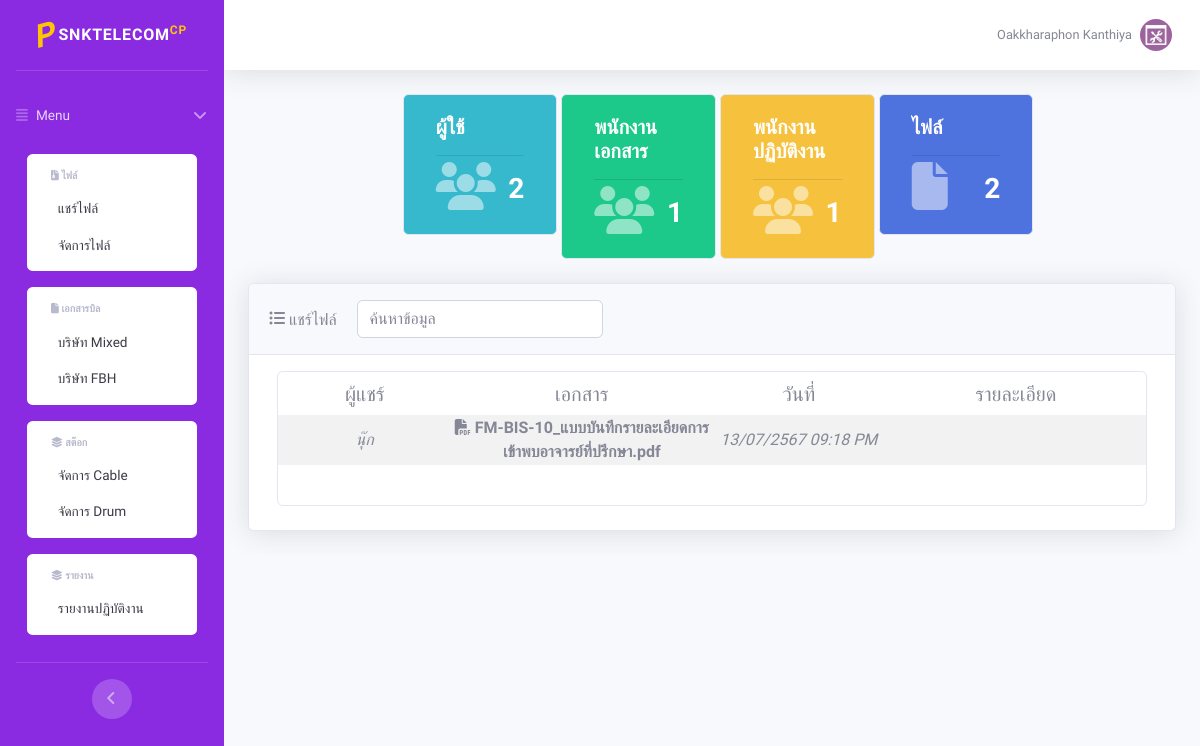
The app's page / (signed in) with its own data.
### tables this page shows
CREATE TABLE `users` (
  `user_id` int(4) NOT NULL,
  `username` varchar(100) NOT NULL,
  `passW` varchar(100) DEFAULT NULL,
  `lv` char(1) NOT NULL DEFAULT '1' COMMENT '0=admin,1=เจ้าของ,2=พนักงานเอกสาร,3=พนักงานปฏิบัติงาน',
  `status` char(1) NOT NULL DEFAULT '1' COMMENT '1=ใช้งาน,0=แบน',
  `users_date` datetime NOT NULL DEFAULT current_timestamp() ON UPDATE current_timestamp(),
  `employee_id` int(4) NOT NULL
);

CREATE TABLE `employee` (
  `employee_id` int(4) NOT NULL,
  `employee_name` varchar(100) NOT NULL,
  `employee_lastname` varchar(100) NOT NULL,
  `employee_age` int(2) NOT NULL,
  `employee_phone` varchar(10) NOT NULL,
  `employee_salary` double(8,2) NOT NULL,
  `employee_email` varchar(100) NOT NULL,
  `employee_position` int(1) NOT NULL,
  `employee_date` datetime NOT NULL DEFAULT current_timestamp() ON UPDATE current_timestamp()
);

CREATE TABLE `files` (
  `files_id` int(5) NOT NULL,
  `name` varchar(200) NOT NULL,
  `description` text NOT NULL,
  `user_id` int(4) NOT NULL,
  `folder_id` int(5) NOT NULL,
  `file_type` varchar(50) NOT NULL,
  `file_path` text NOT NULL,
  `is_public` tinyint(1) DEFAULT 0,
  `files_date` datetime NOT NULL DEFAULT current_timestamp()
);

### home.php (the view, shortened to what this page needs)
<div class="container-fluid">
	<div class="containe-fluid">
		<?php include('connect.php');
		$files = $con->query("SELECT f.*, e.employee_name as uname
                      FROM files f
                      INNER JOIN users u ON u.user_id = f.user_id
                      INNER JOIN employee e ON e.employee_id = u.employee_id
                      WHERE f.is_public = 1
                      ORDER BY DATE(f.files_date) DESC");
		?>
		<div class="row">
			<div class="col-lg-12">
				<div class="card col-md-2 offset-2 bg-info float-left">
					<div class="card-body text-white">
						<h5><b>ผู้ใช้</b></h5>
						<hr>
						<span class="card-icon"><i class="fa fa-users"></i></span>
						<h3 class="text-right"><b>
								<?php
								$stmt = $con->query('SELECT * FROM users');
								echo $stmt->rowCount();
								?>
							</b></h3>
					</div>
				</div>
				<div class="card col-md-2 bg-success offset-2 ml-1 float-left">
					<div class="card-body text-white">
						<h5><b>พนักงานเอกสาร</b></h5>
						<hr>
						<span class="card-icon"><i class="fa fa-users"></i></span>
						<h3 class="text-right"><b>
								<?php
								$stmt = $con->query("SELECT * FROM employee WHERE employee_position = 'พนักงานเอกสาร'");
								echo $stmt->rowCount();
								?>
							</b></h3>
					</div>
				</div>
				<div class="card col-md-2 bg-warning offset-2 ml-1 float-left">
					<div class="card-body text-white">
						<h5><b>พนักงานปฏิบัติงาน</b></h5>
						<hr>
						<span class="card-icon"><i class="fa fa-users"></i></span>
						<h3 class="text-right"><b>
								<?php
								$stmt = $con->query("SELECT * FROM employee WHERE employee_position = 'พนักงานปฏิบัติงาน'");
								echo $stmt->rowCount();
								?>
							</b></h3>
					</div>
				</div>
				<div class="card col-md-2 bg-primary offset-2 ml-1 float-left">
					<div class="card-body text-white">
						<h5><b>ไฟล์</b></h5>
						<hr>
						<span class="card-icon"><i class="fa fa-file"></i></span>
						<h3 class="text-right"><b>
								<?php
								$stmt = $con->query('SELECT * FROM files');
								echo $stmt->rowCount();
								?>
							</b></h3>
					</div>
				</div>
			</div>
		</div>&nbsp;
		<div class="card shadow mb-4">
			<div class="card-header py-3">
				<i class="fa fa-list-ul" aria-hidden="true"></i>&nbsp;แชร์ไฟล์
				<form class="d-none d-sm-inline-block form-inline mr-auto ml-md-3 my-2 my-md-0 mw-100 navbar-search">
					<div class="input-group">
						<input type="text" class="form-control" id="search" aria-label="Small" aria-describedby="inputGroup-sizing-sm" placeholder="ค้นหาข้อมูล">
					</div>
				</form>
			</div>
			<div class="row mt-3 ml-3 mr-3">
				<div class="col-md-12">
					<div class="card border h-100">
						<table width="100%" class="table-striped">
							<thead>
								<tr>
									<th style="padding-top: 10px;" width="20%" scope="col">
										<h5>ผู้แชร์</h5>
									</th>
									<th style="padding-top: 10px;" width="30%" scope="col">
										<h5>เอกสาร</h5>
									</th>
									<th style="padding-top: 10px;" width="20%" scope="col">
										<h5>วันที่</h5>
									</th>
									<th style="padding-top: 10px;" width="30%" scope="col">
										<h5>รายละเอียด</h5>
									</th>
								</tr>
							</thead>
							<?php
							while ($row = $files->fetch(PDO::FETCH_ASSOC)) :
								$name = explode(' ||', $row['name']);
								$name = isset($name[1]) ? $name[0] . " (" . $name[1] . ")." . $row['file_type'] : $name[0] . "." . $row['file_type'];
								$pdf_arr = array('pdf', 'ps', 'eps', 'prn');
								$icon = 'fa-file';
								if (in_array(strtolower($row['file_type']), $pdf_arr))
									$icon = 'fa-file-pdf';
							?>
								<tr class='file-item' data-id="<?php echo $row['files_id'] ?>" data-name="<?php echo $name ?>">
									<td><i class="to_file"><?php echo ucwords($row['uname']) ?></i></td>
									<td>
										<span><i class="fa <?php echo $icon ?>"></i></span><b class="to_file"> <?php echo $name ?></b>
									</td>
									<td><i class="to_file"><?php
															$timestamp = strtotime($row['files_date']);
															$year_buddhist = date('Y', $timestamp) + 543;
															$date_buddhist = date('d/m/', $timestamp) . $year_buddhist . date(' h:i A', $timestamp);
															echo $date_buddhist; ?></i></td>
									<td><i class="to_file"><?php echo $row['description'] ?></i></td>
								</tr>
							<?php endwhile; ?>
						</table>
						<div class="pagination-container">
						</div>
					</div>
				</div>
			</div>
		</div>
	</div>
</div>

### header.php (shortened to what this page needs)
<!DOCTYPE html>
<html lang="en">
<head>
  <link href="https://cdnjs.cloudflare.com/ajax/libs/font-awesome/6.5.2/css/all.min.css" rel="stylesheet" type="text/css">
  <link href="css/sb-admin-2.min.css" rel="stylesheet">
  <link href="css/styles.css" rel="stylesheet">
</head>
<body id="page-top">
  <div id="wrapper">
    <ul class="navbar-nav bg-gradient-purple sidebar sidebar-dark accordion" id="accordionSidebar">
      <a class="sidebar-brand d-flex align-items-center justify-content-center" href="index.php?page=<?= base64_encode('home') ?>">
        <div class="sidebar-brand-icon rotate-n-15">
          <i class="warning">P</i>
        </div>
        <div class="sidebar-brand-text mx-1">snktelecom<sup class="warning">CP</sup></div>
      </a>
      <hr class="sidebar-divider">
      <li class="nav-item">
        <a class="nav-link" href="#" data-toggle="collapse" data-target="#collapseTwo" aria-expanded="true" aria-controls="collapseTwo">
          <i class="fas fa-align-justify"></i>
          <span>Menu</span>
        </a>
        <div id="collapseTwo" class="collapse show bg-gradient-purple2" aria-labelledby="headingTwo" data-parent="#accordionSidebar">
          <div class="bg-white py-2 collapse-inner rounded">
            <h6 class="collapse-header collapseTwo"><i class="fa-solid fa-file-zipper"></i> ไฟล์</h6>
            <a class="collapse-item " href="index.php?page=<?= base64_encode('home') ?>">&nbsp; แชร์ไฟล์</a>
            <?php
            if ($_SESSION["lv"] == 0 || $_SESSION["lv"] == 1 || $_SESSION["lv"] == 2) {
            ?>
              <a class="collapse-item " href="index.php?page=<?= base64_encode('files/files') ?>">&nbsp; จัดการไฟล์</a>
            <?php
            }
            ?>
          </div>
          <?php
          if ($_SESSION["lv"] == 0 || $_SESSION["lv"] == 1 || $_SESSION["lv"] == 2) {
          ?>
            <div class="bg-white py-2 collapse-inner rounded">
              <h6 class="collapse-header"><i class="fa-solid fa-file"></i> เอกสารบิล</h6>
              <a class="collapse-item " href="index.php?page=<?= base64_encode('bill/list_mixed') ?>">&nbsp; บริษัท Mixed</a>
              <a class="collapse-item " href="index.php?page=<?= base64_encode('bill/list_fbh') ?>">&nbsp; บริษัท FBH</a>
            </div>
            <div class="bg-white py-2 collapse-inner rounded">
              <h6 class="collapse-header"><i class="fa-solid fa-layer-group"></i> สต๊อก</h6>
              <a class="collapse-item " href="index.php?page=<?= base64_encode('stock/list_stock_cable') ?>">&nbsp; จัดการ Cable</a>
              <a class="collapse-item " href="index.php?page=<?= base64_encode('stock/list_stock_drum') ?>">&nbsp; จัดการ Drum</a>
            </div>
          <?php
          }
          ?>
          <div class="bg-white py-2 collapse-inner rounded">
            <h6 class="collapse-header"><i class="fa-solid fa-layer-group"></i> รายงาน</h6>
            <a class="collapse-item " href="index.php?page=<?= base64_encode('home') ?>">&nbsp; รายงานปฏิบัติงาน</a>
          </div>
        </div>
      </li>
      <hr class="sidebar-divider d-none d-md-block">
      <div class="text-center d-none d-md-inline">
        <button class="rounded-circle border-0" id="sidebarToggle"></button>
      </div>
    </ul>
</body>
</html>

### index.php (shortened to what this page needs)
<?php
include_once("header.php");
?>
<div id="content-wrapper" class="d-flex flex-column">
    <div id="content">
        <?php
        include_once("footer.php");
        ?>
        <?php
        $page = isset($_GET['page']) ? base64_decode($_GET['page']) : 'home';
        $pageFile = $page . '.php';
        include $pageFile;
        ?>
    </div>
</div>

### footer.php (shortened to what this page needs)
<?php
include("connect.php");
$users_id = $_SESSION['user_id'];
try {
  $con->setAttribute(PDO::ATTR_ERRMODE, PDO::ERRMODE_EXCEPTION);
  $sql = "SELECT users.*, employee.employee_name, employee.employee_lastname
        FROM users
        INNER JOIN employee ON users.employee_id = employee.employee_id
        WHERE users.user_id = :user_id";
  $stmt = $con->prepare($sql);
  $stmt->bindParam(':user_id', $users_id, PDO::PARAM_INT);
  $stmt->execute();
  $row = $stmt->fetch(PDO::FETCH_ASSOC);
} catch (PDOException $e) {
  die("Could not connect to the database $dbname :" . $e->getMessage());
}
?>
<nav class="navbar navbar-expand navbar-light bg-white topbar mb-4 static-top shadow">
  <ul class="navbar-nav ml-auto">
    <li class="nav-item dropdown no-arrow">
      <a class="nav-link dropdown-toggle" href="#" id="userDropdown" role="button" data-toggle="dropdown" aria-haspopup="true" aria-expanded="false">
        <span class="mr-2 d-none d-lg-inline text-gray-600 small "><?php echo $row['employee_name'] . ' ' . $row['employee_lastname']; ?></span>
        <img class="img-profile rounded-circle" src="img/picture.png">
      </a>
    </li>
  </ul>
</nav>

### css/styles.css (style rules this page uses)
.bg-gradient-purple { background-color: #8a2be2; }
.bg-gradient-purple2 { background-color: #8a2be2; padding: 10px; border: 1px solid #8a2be2; border-radius: 10px; }
body { font-family: "Mitr"; font-size: 16px; background-color: #f8f9fc; }
table { text-align: center; }
.warning { color: #ffc404; }
.file-item { cursor: pointer; }
span.card-icon { position: absolute; font-size: 3em; bottom: 0.2em; color: #ffffff80; }
html, body { height: 100%; margin: 0; padding: 0; }
#content-wrapper { height: 100%; overflow-y: auto; }

### records on screen
users: employee.employee_name "Oakkharaphon", employee.employee_lastname "Kanthiya"
files: employee.employee_name "นุ๊ก", name "FM-BIS-10_แบบบันทึกรายละเอียดการเข้าพบอาจารย์ที่ปรึกษา.pdf", files_date "13/07/2567 09:18 PM"

### other values on screen
$stmt->rowCount() "2"
$stmt->rowCount() "1"
